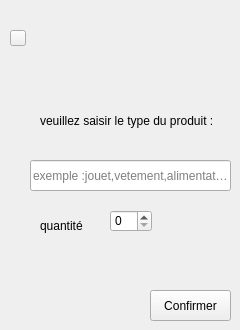
      <widget class="QWidget" name="page_10">
       <widget class="QLabel" name="label_21">
        <property name="geometry">
         <rect>
          <x>40</x>
          <y>90</y>
          <width>181</width>
          <height>61</height>
         </rect>
        </property>
        <property name="text">
         <string>veuillez saisir le type du produit :</string>
        </property>
       </widget>
       <widget class="QLineEdit" name="lineEdit_4">
        <property name="geometry">
         <rect>
          <x>30</x>
          <y>160</y>
          <width>201</width>
          <height>31</height>
         </rect>
        </property>
        <property name="placeholderText">
         <string>exemple :jouet,vetement,alimentation</string>
        </property>
       </widget>
       <widget class="QLabel" name="label_22">
        <property name="geometry">
         <rect>
          <x>40</x>
          <y>200</y>
          <width>71</width>
          <height>51</height>
         </rect>
        </property>
        <property name="text">
         <string>quantité</string>
        </property>
       </widget>
       <widget class="QSpinBox" name="spinBox_2">
        <property name="geometry">
         <rect>
          <x>110</x>
          <y>210</y>
          <width>42</width>
          <height>22</height>
         </rect>
        </property>
       </widget>
       <widget class="QPushButton" name="pushButton_valid_9">
        <property name="geometry">
         <rect>
          <x>150</x>
          <y>290</y>
          <width>81</width>
          <height>31</height>
         </rect>
        </property>
        <property name="toolTip">
         <string>Valider</string>
        </property>
        <property name="styleSheet">
         <string notr="true"/>
        </property>
        <property name="text">
         <string>Confirmer</string>
        </property>
        <property name="icon">
         <iconset>
          <normaloff>../application_02/Images/check.png</normaloff>../application_02/Images/check.png</iconset>
        </property>
       </widget>
       <widget class="QPushButton" name="pushButton_5">
        <property name="geometry">
         <rect>
          <x>10</x>
          <y>30</y>
          <width>16</width>
          <height>16</height>
         </rect>
        </property>
        <property name="styleSheet">
         <string notr="true">border-image: url(:/new/prefix1/images/fleche-petite-gauche (1).png);</string>
        </property>
        <property name="text">
         <string/>
        </property>
       </widget>
      </widget>
